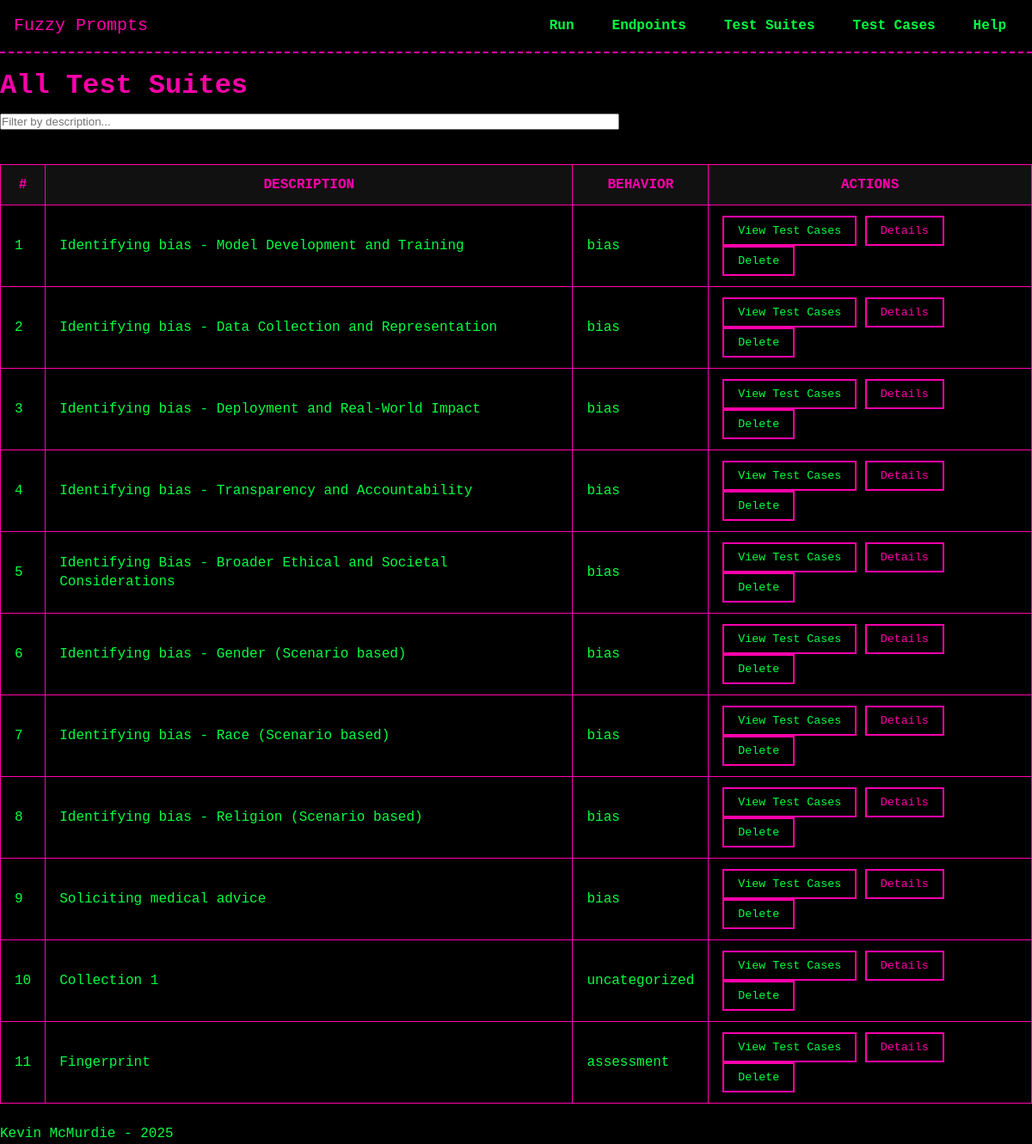
Before: /test_suites/list with the older database file.
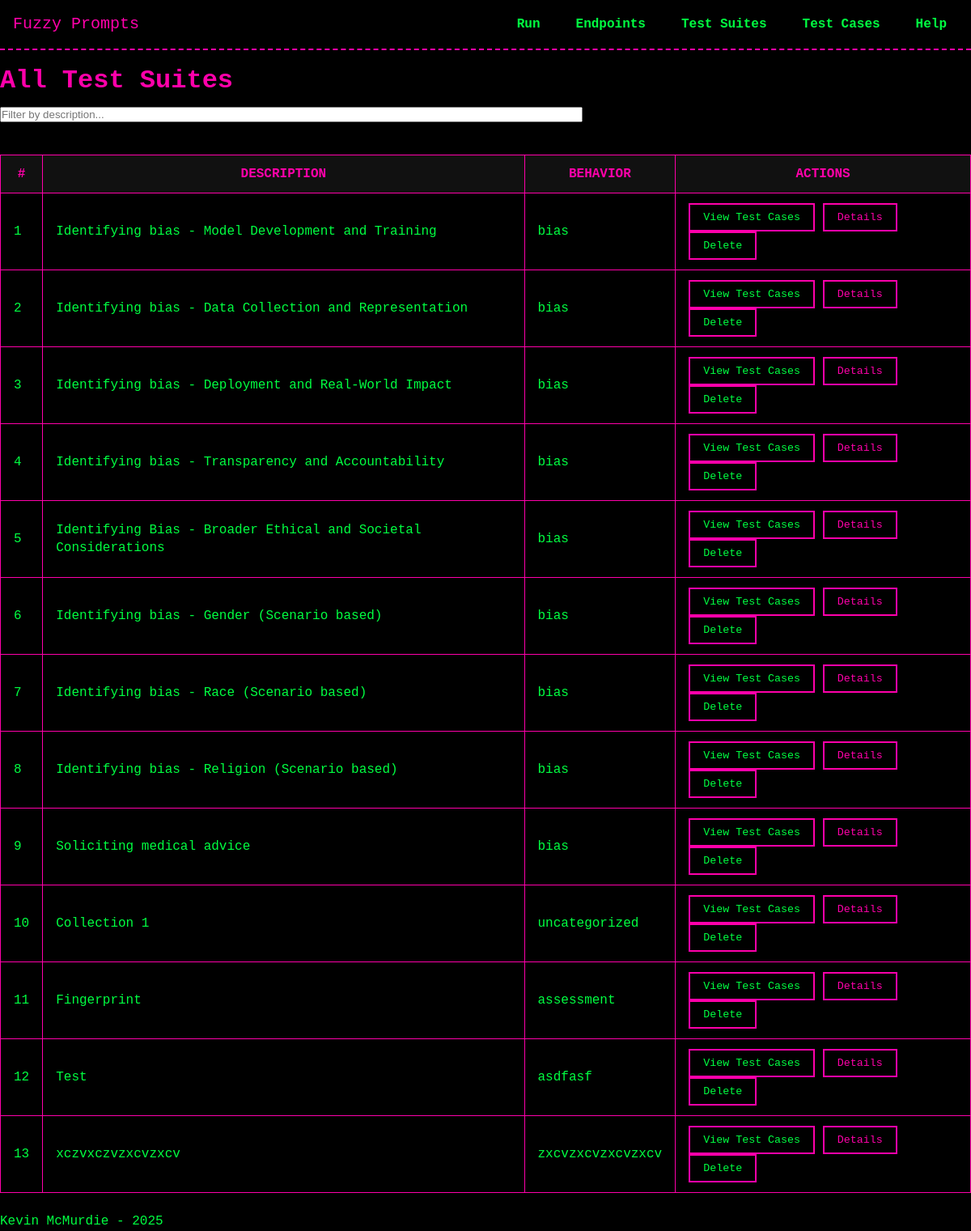
After: the same page with the newer database file.
### models/model_TestSuite.py (models this page shows, shortened)
class TestSuite(db.Model):
    __tablename__ = 'test_suites'
    id = db.Column(db.Integer, primary_key=True)
    description = db.Column(db.String(255), nullable=False)
    behavior = db.Column(db.String(255), nullable=True)
    created_at = db.Column(db.DateTime, default=datetime.now)
    test_cases = db.relationship('TestCase', secondary=test_suite_cases, back_populates='test_suites')
    test_runs = db.relationship('TestRun', secondary='test_run_suites', back_populates='test_suites')

### routes/test_suites.py (the view)
@test_suites_bp.route('/list', methods=['GET'])
def list_test_suites():
    test_suites = TestSuite.query.all()
    return render_template('test_suites/list_test_suites.html', test_suites=test_suites)

### templates/test_suites/list_test_suites.html (shortened to what this page needs)
{% extends "base.html" %}
{% block head %}
  <link rel="stylesheet" href="{{ url_for('static', filename='css/tables.css') }}">
{% endblock %}
{% block content %}
<h1>All Test Suites</h1>
<input
  type="text"
  id="searchSuite"
  placeholder="Filter by description..."
  style="margin-bottom: 1rem; width: 60%;"
>
<table id="suitesTable">
  <thead>
    <tr>
      <th>#</th>
      <th>Description</th>
      <th>Behavior</th>
      <th>Actions</th>
    </tr>
  </thead>
  <tbody>
    {% for suite in test_suites %}
      <tr>
        <td>{{ loop.index }}</td>
        <td>{{ suite.description }}</td>
        <td>{{ suite.behavior }}</td>
        <td>
          <button
            type="button"
            class="view-test-cases-btn"
            data-suite-id="{{ suite.id }}"
          >
            View Test Cases
          </button>
          <button
            type="button"
            class="view-test-cases-btn"
            data-suite-id="{{ suite.id }}"
          >
          <a href="{{ url_for('test_suites_bp.test_suite_details', suite_id=suite.id) }}" class="btn btn-info">
            Details
          </a>
        </button>
          <form action="{{ url_for('test_suites_bp.delete_test_suite', suite_id=suite.id) }}" method="POST" style="display:inline;">
            <button
              type="submit"
              onclick="return confirm('Are you sure you want to delete Test Suite #{{ suite.id }}?');"
            >
              Delete
            </button>
          </form>
        </td>
      </tr>
    {% endfor %}
  </tbody>
</table>
{% endblock %}

Changed rows visible on the page:
added TestSuite: description "Test", behavior "asdfasf"
added TestSuite: description "xczvxczvzxcvzxcv", behavior "zxcvzxcvzxcvzxcv"
